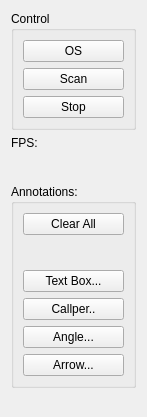
<?xml version="1.0" encoding="UTF-8"?>
<ui version="4.0">
 <class>BScanTools</class>
 <widget class="QWidget" name="BScanTools">
  <property name="geometry">
   <rect>
    <x>0</x>
    <y>0</y>
    <width>147</width>
    <height>417</height>
   </rect>
  </property>
  <property name="windowTitle">
   <string>Form</string>
  </property>
  <layout class="QGridLayout" name="gridLayout">
   <item row="0" column="0">
    <layout class="QVBoxLayout" name="verticalLayout">
     <item>
      <widget class="QGroupBox" name="gbControl">
       <property name="title">
        <string>Control</string>
       </property>
       <layout class="QVBoxLayout" name="verticalLayout_3">
        <item>
         <widget class="QPushButton" name="pbOS">
          <property name="text">
           <string>OS</string>
          </property>
         </widget>
        </item>
        <item>
         <widget class="QPushButton" name="pbScan">
          <property name="text">
           <string>Scan</string>
          </property>
         </widget>
        </item>
        <item>
         <widget class="QPushButton" name="pbStop">
          <property name="text">
           <string>Stop</string>
          </property>
         </widget>
        </item>
       </layout>
      </widget>
     </item>
     <item>
      <widget class="QLabel" name="lFPS">
       <property name="text">
        <string>FPS:</string>
       </property>
      </widget>
     </item>
     <item>
      <spacer name="verticalSpacer">
       <property name="orientation">
        <enum>Qt::Vertical</enum>
       </property>
       <property name="sizeHint" stdset="0">
        <size>
         <width>20</width>
         <height>40</height>
        </size>
       </property>
      </spacer>
     </item>
     <item>
      <widget class="QGroupBox" name="gbAnnotation">
       <property name="title">
        <string>Annotations:</string>
       </property>
       <layout class="QVBoxLayout" name="verticalLayout_2">
        <item>
         <widget class="QPushButton" name="pbClear">
          <property name="text">
           <string>Clear All</string>
          </property>
         </widget>
        </item>
        <item>
         <spacer name="verticalSpacer_2">
          <property name="orientation">
           <enum>Qt::Vertical</enum>
          </property>
          <property name="sizeHint" stdset="0">
           <size>
            <width>20</width>
            <height>40</height>
           </size>
          </property>
         </spacer>
        </item>
        <item>
         <widget class="QPushButton" name="pbText">
          <property name="text">
           <string>Text Box...</string>
          </property>
          <property name="checkable">
           <bool>true</bool>
          </property>
         </widget>
        </item>
        <item>
         <widget class="QPushButton" name="pbCallper">
          <property name="text">
           <string>Callper..</string>
          </property>
          <property name="checkable">
           <bool>true</bool>
          </property>
         </widget>
        </item>
        <item>
         <widget class="QPushButton" name="pbAngle">
          <property name="text">
           <string>Angle...</string>
          </property>
          <property name="checkable">
           <bool>true</bool>
          </property>
         </widget>
        </item>
        <item>
         <widget class="QPushButton" name="pbArrow">
          <property name="text">
           <string>Arrow...</string>
          </property>
          <property name="checkable">
           <bool>true</bool>
          </property>
         </widget>
        </item>
       </layout>
      </widget>
     </item>
    </layout>
   </item>
   <item row="1" column="0">
    <spacer name="verticalSpacer_3">
     <property name="orientation">
      <enum>Qt::Vertical</enum>
     </property>
     <property name="sizeHint" stdset="0">
      <size>
       <width>20</width>
       <height>40</height>
      </size>
     </property>
    </spacer>
   </item>
  </layout>
 </widget>
 <resources/>
 <connections/>
</ui>
